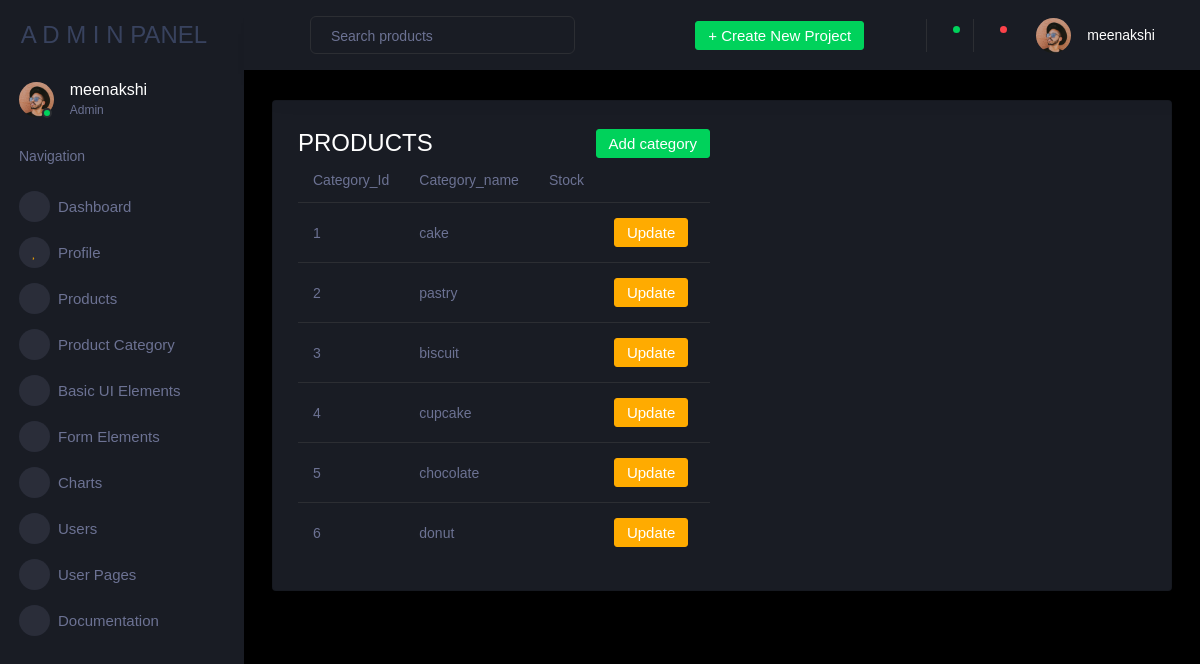
/productcategory, run on the app's committed database.
### Users_app/models.py (models this page shows, shortened)
class Product_Category(models.Model):
    category_id=models.AutoField(primary_key=True)
    category_name=models.CharField(max_length=255,null=True)
    Category_quantity=models.FloatField()
    category_icon = models.ImageField(upload_to='category_icons/', null=True)

### Users_app/views.py (the view)
# urls.py: path('productcategory',views.product_category_all,name='productcategory'),
def product_category_all(request):
    category ={
        'category':Product_Category.objects.all()
    }
    return render(request,'Product_category.html',category)

### templates/Product_category.html (shortened to what this page needs)
{% extends 'adminbase.html' %}
{% load static %}
{% block content %}
      <div class="main-panel">
        <div class="content-wrapper">
          <div class="row">
            <div class="col-xl-12 col-sm-12 grid-margin stretch-card">
              <div class="card">
                <div class="card-body">
                  <div class="row">
                    <div class="col-6">
                      <div class="d-flex align-items-center align-self-start">
                        <h3 class="mb-0">PRODUCTS</h3>
                        <a href="{% url 'categoryadd' %}" class='btn btn-success ml-auto'>Add category</a>
                      </div>
                      <div class="table-responsive">
                        <table class="table table-hover">
                          <thead>
                            <tr>
                              <th scope="col">Category_Id</th>
                              <th scope="col">Category_name</th>
                              <th scope="col">Stock</th>
                            </tr>
                          </thead>
                         <tbody>
                           {% for p in category %}
                              <tr>
                                <td>{{ forloop.counter}}</td>
                                <td>{{ p.category_name }}</td>
                                <td>{{ p.category_quantity }}</td>
                                <td><a href="{% url 'categoryupdate' p.category_id %}" class='btn btn-warning ml-auto'>Update</a></td>
                                <td>
                              </td>
                              </tr>
                    </div>
                    {% endfor %}
      </div>
    </div>
  </div>
  {% endblock content %}

### data on the page
Product_Category: category_name "cake"
Product_Category: category_name "pastry"
Product_Category: category_name "biscuit"
Product_Category: category_name "cupcake"
Product_Category: category_name "chocolate"
Product_Category: category_name "donut"
